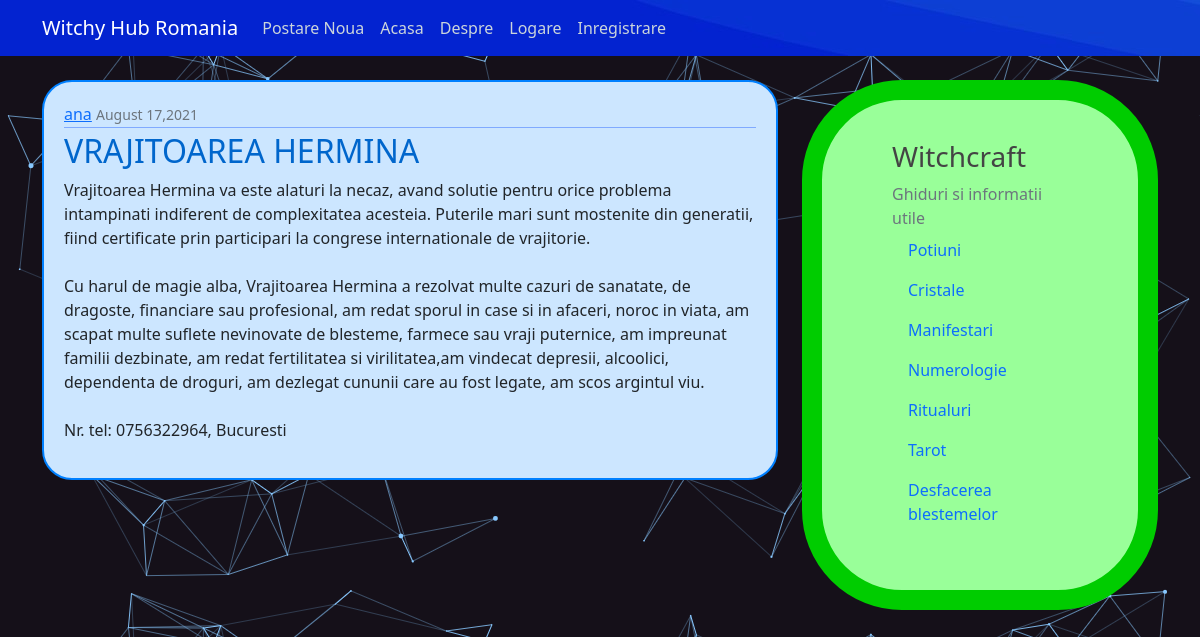
The page /post/13/ on the database its author committed.
### tweet_app/models.py (models this page shows, shortened)
class Post(models.Model):
	title= models.CharField(max_length=100)
	content=models.TextField()
	date_posted = models.DateTimeField(default=timezone.now)
	author = models.ForeignKey(User, on_delete=models.CASCADE)	#foreign key pt ca sa fie doar un singur autor utilizator ce poate avea mai multe postari

### tweet_app/views.py (the view)
# urls.py: path('post/<int:pk>/', PostDetailView.as_view(), name='post-detail'),  #<pk> este primary key a postarii. de exemplu,postarea 1, 2, 3.... Ne trebuie ca sa identificam postarea
class PostDetailView(DetailView):
    model = Post

### tweet_app/templates/tweet_app/post_detail.html (shortened to what this page needs)
{% extends "tweet_app/base.html" %}
{% block content %}
    <article class="media content-section">
        <div class="media-body">
		    <div class="article-metadata">
		        <a class="mr-2" href="#">{{ object.author }}</a>
		      	<small class="text-muted">{{ object.date_posted|date:"F d,Y" }}</small>
		    </div>
		    <h2 class="article-title">{{ object.title }}</h2>
		    <p class="article-content">{{ object.content }}</p>
        </div>
    </article>
{% endblock content %}

### tweet_app/static/tweet_app/main.css (style rules this page uses)
body { background-image: url("cool-background.png"); background-color: #cccccc; margin-top: 5rem; }
h1, h2, h4, h5, h6 { color:#009933; }
.content-section { background:#cce6ff ; padding: 20px 20px; border: 2px solid #0080ff; border-radius: 30px; margin-bottom: 10px; }
.article-title { color: #0066cc; }
.article-content { white-space: pre-line; }
.article-metadata { padding-bottom: 1px; margin-bottom: 4px; border-bottom: 1px solid #80aaff }

### rows shown on the page
Post: author "ana", date_posted "August 17,2021", title "VRAJITOAREA HERMINA", content "Vrajitoarea Hermina va este alaturi la necaz, avand solutie pentru orice problema intampinati indiferent de complexitatea acesteia. Puterile mari sunt mostenite din generatii, fiind certificate prin participari la congrese internationale de vrajitorie. Cu harul de magie alba, Vrajitoarea Hermina a rezolvat multe cazuri de sanatate, de dragoste, financiare sau profesional, am redat sporul in case si in afaceri, noroc in viata, am scapat multe suflete nevinovate de blesteme, farmece sau vraji puternice, am impreunat familii dezbinate, am redat fertilitatea si virilitatea,am vindecat depresii, alcoolici, dependenta de droguri, am dezlegat cununii care au fost legate, am scos argintul viu. Nr.…"
